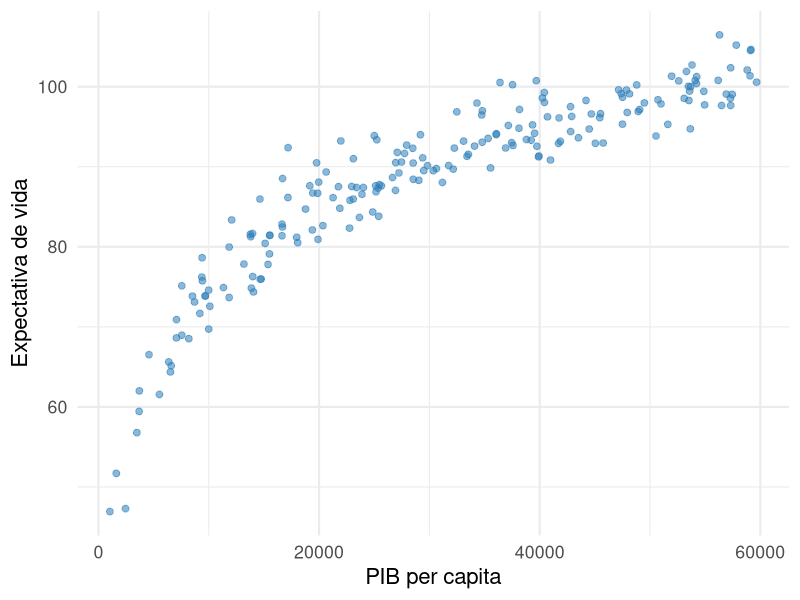
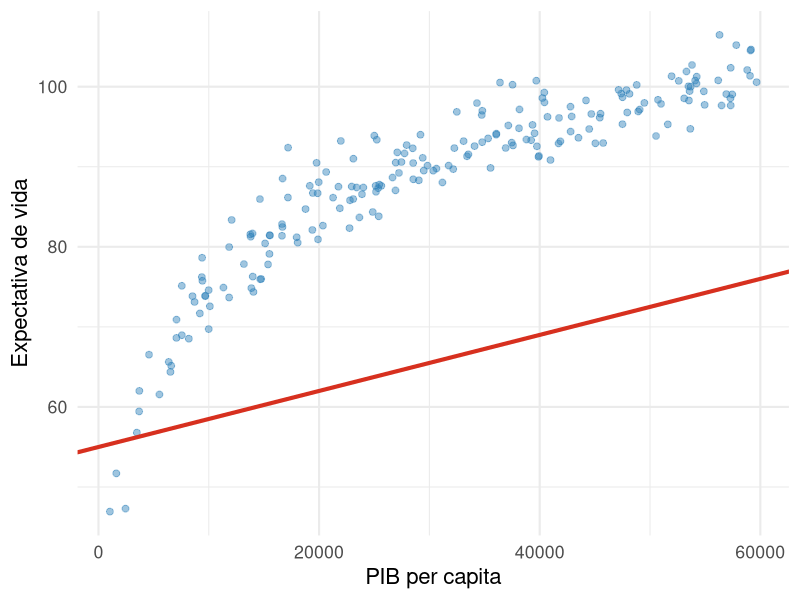
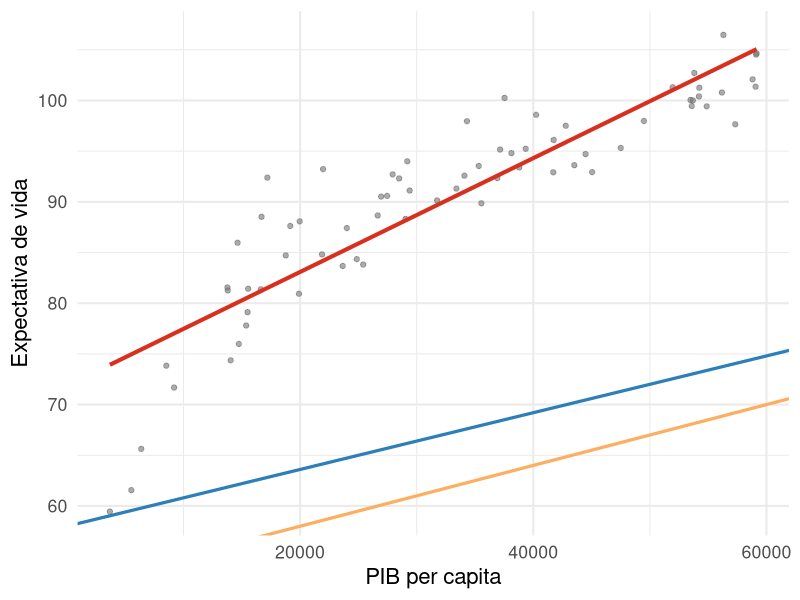
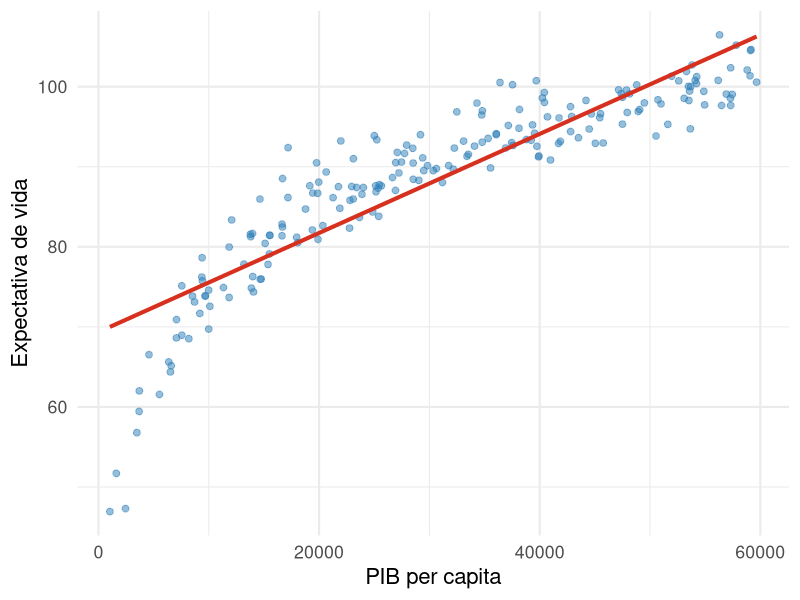
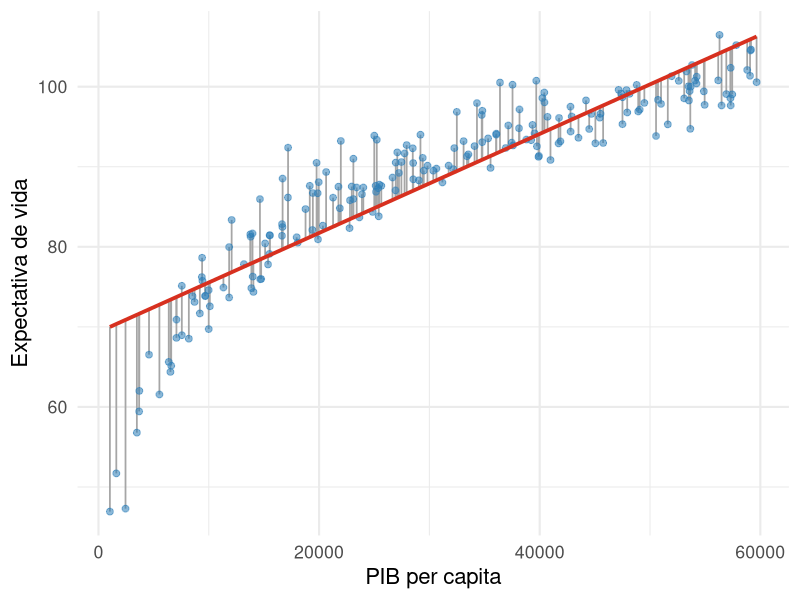
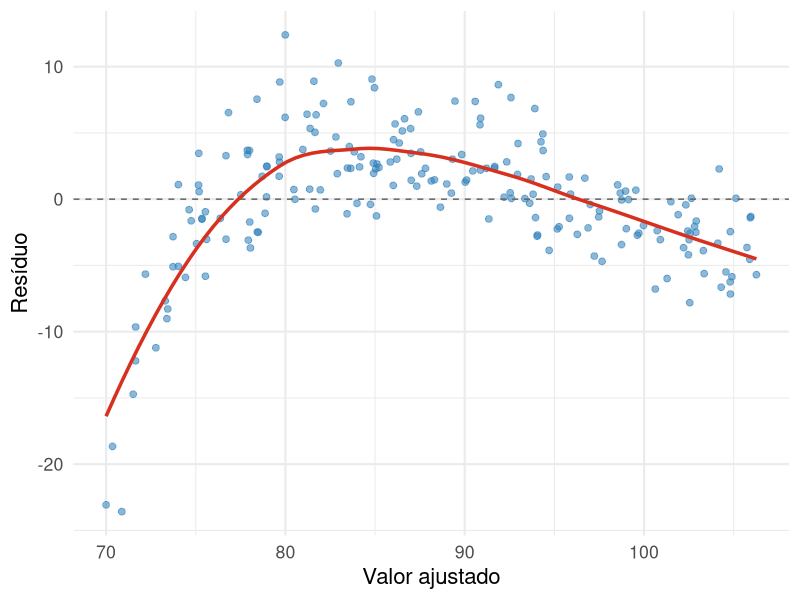
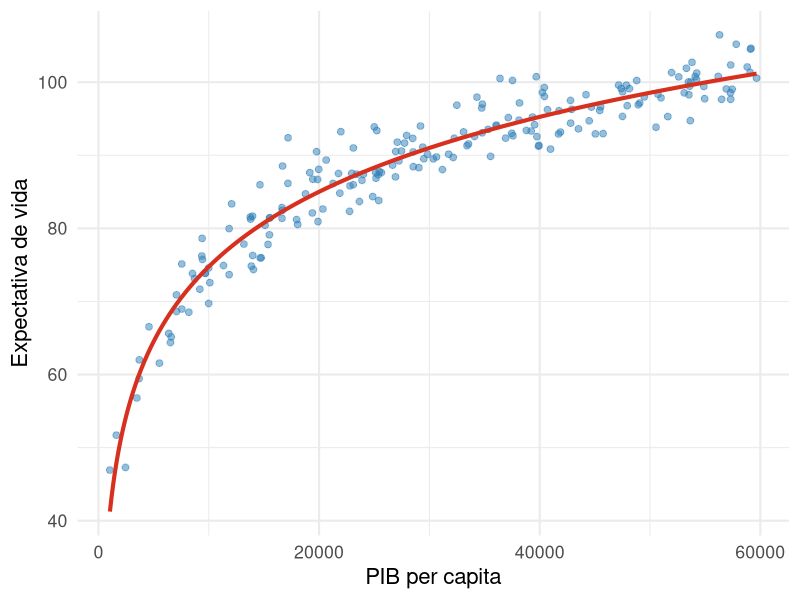

The R script that drew these images, in order:
## ---- chunk 1
#| include: false
library(ggplot2)
library(dplyr)
library(tidyr)
library(patchwork)

set.seed(123)
pib <- runif(200, 1000, 60000)
vida <- 40 + 15*log(pib/1000) + rnorm(200, 0, 3)
df_pib <- data.frame(pib = pib, vida = vida)
## ---- chunk 2
#| fig-width: 8
#| fig-height: 4.5
#| out-width: 78%
#| fig-align: center

ggplot(df_pib, aes(pib, vida)) +
  geom_point(color = "#2C7FB8", alpha = .55, size = 2) +
  theme_minimal(base_size = 16) +
  labs(
    x = "PIB per capita",
    y = "Expectativa de vida"
  )
## ---- chunk 3
#| fig-width: 8
#| fig-height: 4.5
#| out-width: 78%
#| fig-align: center

ggplot(df_pib, aes(pib, vida)) +
  geom_point(color = "#2C7FB8", alpha = .45, size = 2) +
  geom_abline(intercept = 55, slope = .00035,
              color = "#D7301F", linewidth = 1.4) +
  theme_minimal(base_size = 16) +
  labs(x = "PIB per capita", y = "Expectativa de vida")
## ---- chunk 4
#| fig-width: 9
#| fig-height: 4.7
#| out-width: 82%
#| fig-align: center

amostra_plot <- df_pib |> slice_sample(n = 70)

ggplot(amostra_plot, aes(pib, vida)) +
  geom_point(color = "gray45", alpha = .6) +
  geom_abline(intercept = 52, slope = .00030, linewidth = 1.1, color = "#FDAE61") +
  geom_abline(intercept = 58, slope = .00028, linewidth = 1.1, color = "#2C7FB8") +
  geom_smooth(method = "lm", se = FALSE, linewidth = 1.4, color = "#D7301F") +
  theme_minimal(base_size = 16) +
  labs(x = "PIB per capita", y = "Expectativa de vida")
## ---- chunk 5
#| echo: true
modelo_linear <- lm(
  vida ~ pib,
  data = df_pib
)

coef(modelo_linear)
## ---- chunk 6
#| fig-width: 8
#| fig-height: 4.5
#| out-width: 78%
#| fig-align: center

ggplot(df_pib, aes(pib, vida)) +
  geom_point(color = "#2C7FB8", alpha = .5, size = 2) +
  geom_smooth(method = "lm", se = FALSE,
              color = "#D7301F", linewidth = 1.4) +
  theme_minimal(base_size = 16) +
  labs(x = "PIB per capita", y = "Expectativa de vida")
## ---- chunk 7
#| fig-width: 8
#| fig-height: 4.7
#| out-width: 78%
#| fig-align: center

df_res <- df_pib |>
  mutate(
    ajustado = fitted(modelo_linear),
    residuo = residuals(modelo_linear)
  )

ggplot(df_res, aes(pib, vida)) +
  geom_segment(aes(xend = pib, yend = ajustado),
               color = "gray65", linewidth = .6) +
  geom_point(color = "#2C7FB8", alpha = .55, size = 2) +
  geom_line(aes(y = ajustado),
            color = "#D7301F", linewidth = 1.3) +
  theme_minimal(base_size = 16) +
  labs(x = "PIB per capita", y = "Expectativa de vida")
## ---- chunk 8
#| fig-width: 8
#| fig-height: 4.5
#| out-width: 78%
#| fig-align: center

ggplot(df_res, aes(ajustado, residuo)) +
  geom_point(color = "#2C7FB8", alpha = .55, size = 2) +
  geom_hline(yintercept = 0, linetype = 2, color = "gray40") +
  geom_smooth(se = FALSE, color = "#D7301F", linewidth = 1.2) +
  theme_minimal(base_size = 16) +
  labs(
    x = "Valor ajustado",
    y = "Resíduo"
  )
## ---- chunk 9
#| fig-width: 8
#| fig-height: 4.5
#| out-width: 78%
#| fig-align: center

modelo_log <- lm(vida ~ log(pib), data = df_pib)

grid_log <- data.frame(
  pib = seq(min(df_pib$pib), max(df_pib$pib), length.out = 400)
)
grid_log$pred <- predict(modelo_log, newdata = grid_log)

ggplot(df_pib, aes(pib, vida)) +
  geom_point(color = "#2C7FB8", alpha = .5, size = 2) +
  geom_line(
    data = grid_log,
    aes(pib, pred),
    color = "#D7301F",
    linewidth = 1.4
  ) +
  theme_minimal(base_size = 16) +
  labs(x = "PIB per capita", y = "Expectativa de vida")
